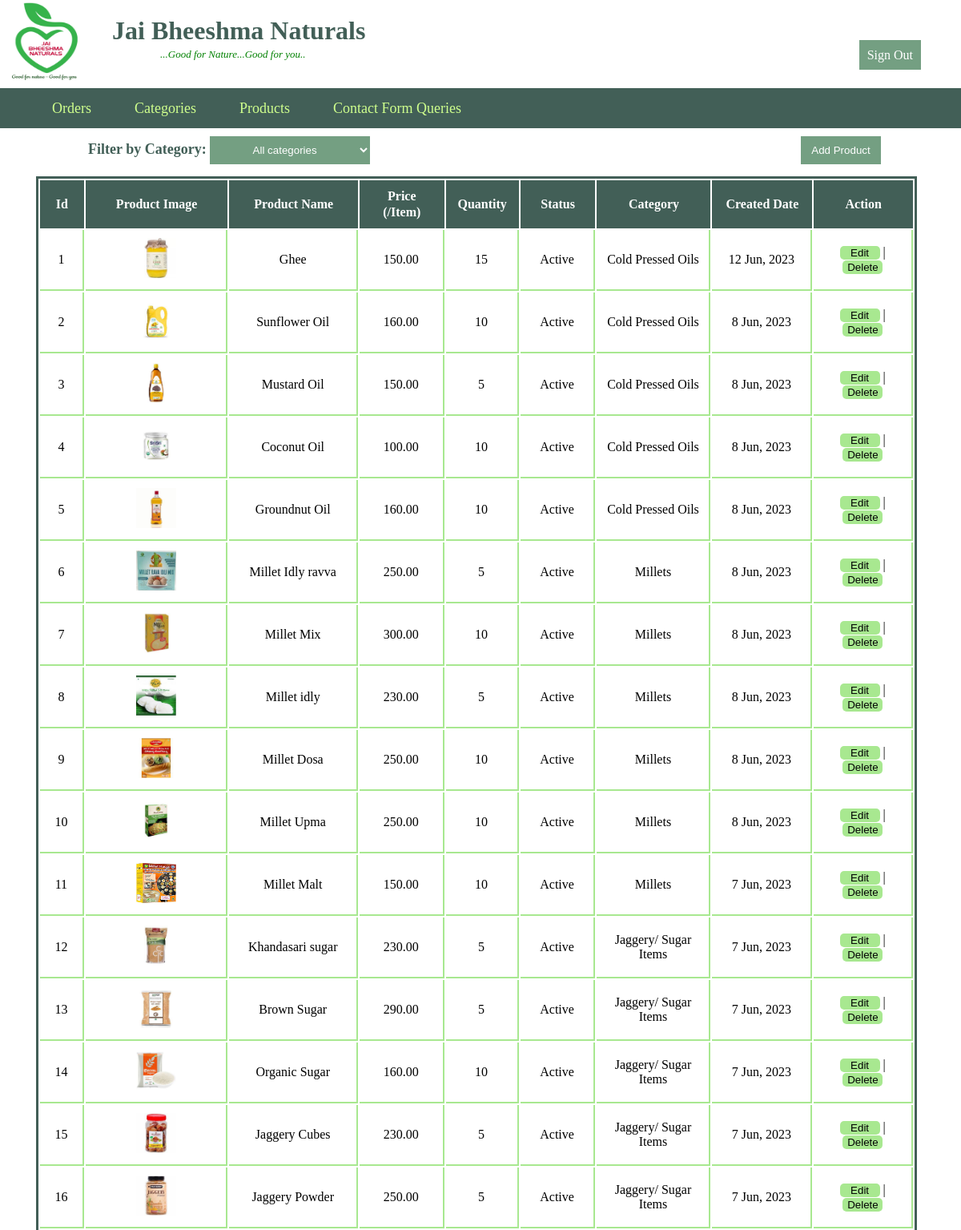
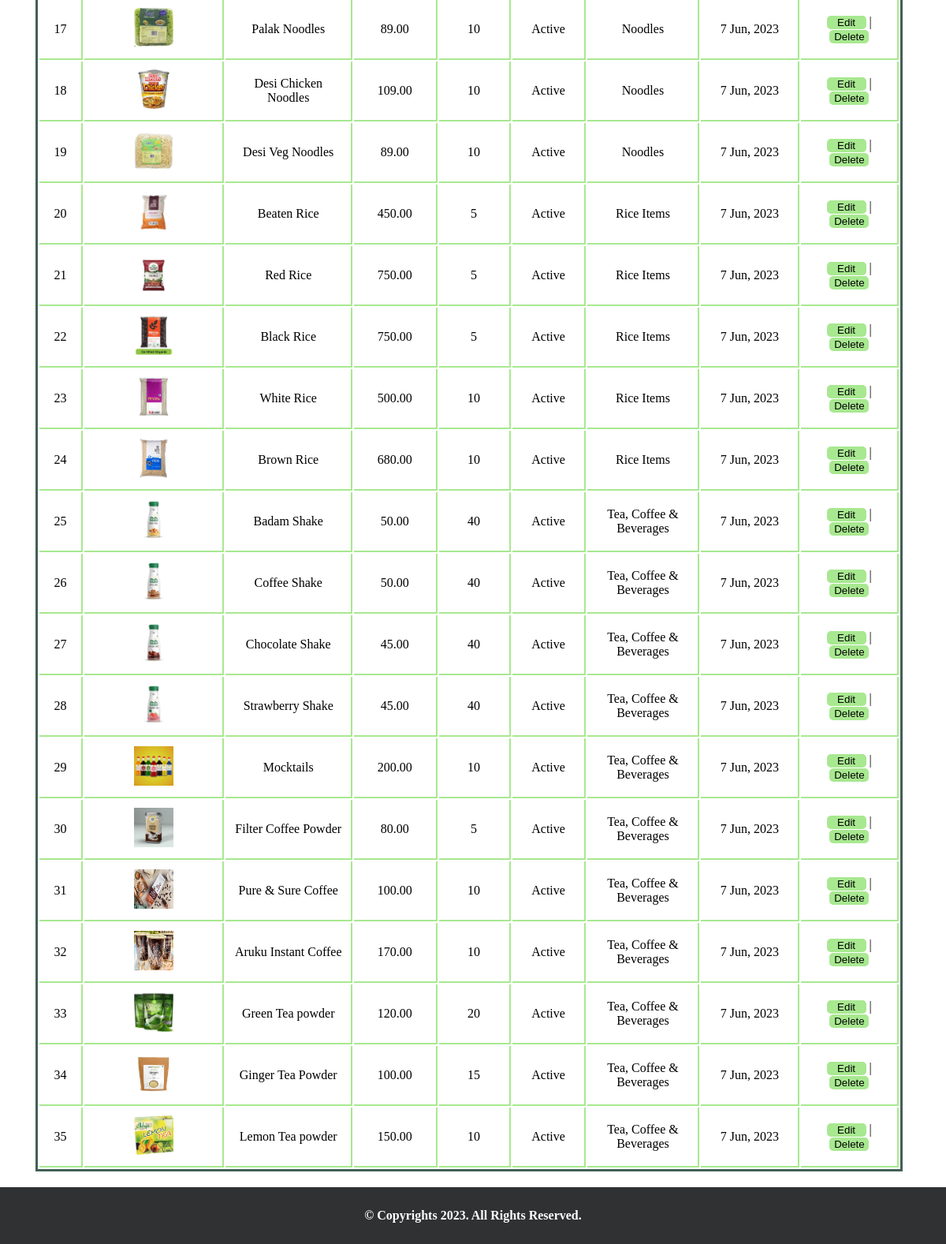
The app's page /admin/products.php (signed in) with its own data (2 pictures, top to bottom).
### tables this page shows
CREATE TABLE `products` (
  `id` int(11) NOT NULL,
  `productName` varchar(30) NOT NULL,
  `productPrice` varchar(30) NOT NULL,
  `productQuantity` int(11) NOT NULL,
  `status` int(11) DEFAULT 1,
  `ctg_id` int(11) NOT NULL,
  `productImage` varchar(255) NOT NULL,
  `reg_date` timestamp NOT NULL DEFAULT current_timestamp() ON UPDATE current_timestamp()
);

CREATE TABLE `categories` (
  `id` int(10) UNSIGNED NOT NULL,
  `category_name` varchar(256) NOT NULL,
  `No_of_products` int(11) NOT NULL,
  `reg_date` timestamp NOT NULL DEFAULT current_timestamp() ON UPDATE current_timestamp(),
  `status` varchar(256) DEFAULT NULL
);

### admin/products.php (the view, shortened to what this page needs)
<?php
    include('connection.php');
    $sql = "SELECT pr.id AS productID, ca.id AS categoryID, pr.reg_date AS pr_Reg_Date, pr.status AS pr_Status, ca.category_name AS category_name, pr.productQuantity AS pr_productQuantity, pr.productImage AS pr_productImage, pr.productName AS pr_productName, pr.productPrice AS pr_productPrice FROM products AS pr INNER JOIN categories AS ca ON ca.id=pr.ctg_id WHERE pr.status != 2 ORDER BY pr.id DESC;";
    $result = mysqli_query($conn, $sql);
    include('dashboard-header.php');
?>
<div class="content-wrapper">
    <div class="prdct-page">
        <div class="add-product-bttn">
            <button id="add-prdct-button" type="button" style="cursor: pointer;">Add Product</button>
        </div>
        <div style="width: 200px;">
            <p id="prdct-dashboard-msg"></p>
        </div>
        <div id="prdct-reload">
            <div class="prdct-filter-container">
                <label for="category-filter">Filter by Category:</label>
                <select id="category-filter">
                    <option onclick="window.location.reload();">All categories</option>
                </select>
            </div>
            <div>
                <table class="prdct-table">
                    <thead class="prdct-head">
                        <tr>
                            <th class="prdct-id">Id</th>
                            <th class="prdct-img">Product Image</th>
                            <th class="prdct-name">Product Name</th>
                            <th class="prdct-price">Price (/Item)</th>
                            <th class="prdct-quantity">Quantity</th>
                            <th class="prdct-status">Status</th>
                            <th class="prdct-ctgory">Category</th>
                            <th class="prdct-date">Created Date</th>
                            <th class="prdct-action">Action</th>
                        </tr>
                    </thead>
                    <tbody class="prdct-body" id="prdct-body">
                        <?php
                        if (mysqli_num_rows($result) > 0) {
                            $id = 1;
                            while($row = mysqli_fetch_assoc($result)) {
                                $newDate = date("j M, Y", strtotime($row['pr_Reg_Date']));
                                ?>
                            <tr id="prdct-row_<?php echo $row['productID'];?>">
                                <td><?php echo $id++; ?></td>
                                <td><img src="product-images/<?=$row['pr_productImage']; ?>" alt="Product Image" style="width: 50px; height: 50px;"></td>
                                <td><?php echo $row['pr_productName']; ?></td>
                                <td><?php echo $row['pr_productPrice']; ?></td>
                                <td><?php echo $row['pr_productQuantity']; ?></td>
                                <td><?php if($row['pr_Status'] == 1){
                                        echo "Active";
                                    } else{
                                        echo "Deactive";
                                        }?></td>
                                <td><?php echo $row['category_name']; ?></td>
                                <td><?php echo $newDate; ?></td>
                                <td><button class="prdct-edit" style="cursor: pointer;" onclick="edFunction(<?php echo $row['productID'];?>)">Edit</button> | <button class="prdct-delete" style="cursor: pointer;" onclick="delFunction(<?php echo $row    ['productID'];?>)">Delete</button></td>
                            </tr>
                        <?php }}?>
                    </tbody>
                </table>
            </div>
        </div>
    </div>
</div>
<?php include('footer.php'); ?>

### admin/admin-css/admin-styles.css (style rules this page uses)
* { margin: 0%; }
.prdct-filter-container { display: block; position: absolute; padding: 10px; left: 100px; }
.prdct-filter-container label { color: #425F57; font-size: 18px; font-weight: bold; }
#category-filter { border: none; text-align: center; width: 200px; height: 35px; background-color: #749F82; color: white; cursor: pointer; }
#add-prdct-button { border: none; padding: 10px; height: 35px; min-width: 100px; background-color: #749F82; color: white; }
.add-product-bttn { position: relative; float: right; right: 100px; top: 10px; cursor: pointer; }
#prdct-dashboard-msg { top: 170px; position: absolute; left: 650px; font-size: 10; color: red; padding: 3px; }
.prdct-table { display: table; padding: 0px; position: relative; top: 60px; left: 45px; border: 3px solid #425F57 }
.prdct-head { line-height: 20px; background-color: #425F57; }
.prdct-head tr th { padding: 10px; font-family: 'Times New Roman', Times, serif; font-size: 16px; color: white; }
.prdct-table tr:nth-child(even) { background-color: white; border-bottom: 3px solid black; }
.prdct-id { width: 50px; }
.prdct-name { width: 200px; }
.prdct-price { width: 120px; }
.prdct-quantity { width: 80px; }
.prdct-status { width: 100px; }
.prdct-date { width: 150px; }
.prdct-ctgory { width: 170px; }
.prdct-img { width: 250px; }
.prdct-action { width: 150px; }
.prdct-body tr td { text-align: center; font-size: 16px; padding: 10px; border-bottom: 2px solid #A8E890; border-right: 2px solid #A8E890; }
.prdct-edit { border: none; width: 50px; background-color: #A8E890; color: #010202; border-radius: 5px; }
.prdct-delete { border: none; width: 50px; background-color: #A8E890; color: #010202; border-radius: 5px; }

### records on screen
products: productImage (picture), productName "Ghee", productPrice "150.00", productQuantity "15", status "Active", categories.category_name "Cold Pressed Oils", reg_date "12 Jun, 2023"
products: productImage (picture), productName "Sunflower Oil", productPrice "160.00", productQuantity "10", status "Active", categories.category_name "Cold Pressed Oils", reg_date "8 Jun, 2023"
products: productImage (picture), productName "Mustard Oil", productPrice "150.00", productQuantity "5", status "Active", categories.category_name "Cold Pressed Oils", reg_date "8 Jun, 2023"
products: productImage (picture), productName "Coconut Oil", productPrice "100.00", productQuantity "10", status "Active", categories.category_name "Cold Pressed Oils", reg_date "8 Jun, 2023"
products: productImage (picture), productName "Groundnut Oil", productPrice "160.00", productQuantity "10", status "Active", categories.category_name "Cold Pressed Oils", reg_date "8 Jun, 2023"
products: productImage (picture), productName "Millet Idly ravva", productPrice "250.00", productQuantity "5", status "Active", categories.category_name "Millets", reg_date "8 Jun, 2023"
products: productImage (picture), productName "Millet Mix", productPrice "300.00", productQuantity "10", status "Active", categories.category_name "Millets", reg_date "8 Jun, 2023"
products: productImage (picture), productName "Millet idly", productPrice "230.00", productQuantity "5", status "Active", categories.category_name "Millets", reg_date "8 Jun, 2023"
products: productImage (picture), productName "Millet Dosa", productPrice "250.00", productQuantity "10", status "Active", categories.category_name "Millets", reg_date "8 Jun, 2023"
products: productImage (picture), productName "Millet Upma", productPrice "250.00", productQuantity "10", status "Active", categories.category_name "Millets", reg_date "8 Jun, 2023"
products: productImage (picture), productName "Millet Malt", productPrice "150.00", productQuantity "10", status "Active", categories.category_name "Millets", reg_date "7 Jun, 2023"
products: productImage (picture), productName "Khandasari sugar", productPrice "230.00", productQuantity "5", status "Active", categories.category_name "Jaggery/ Sugar Items", reg_date "7 Jun, 2023"
products: productImage (picture), productName "Brown Sugar", productPrice "290.00", productQuantity "5", status "Active", categories.category_name "Jaggery/ Sugar Items", reg_date "7 Jun, 2023"
products: productImage (picture), productName "Organic Sugar", productPrice "160.00", productQuantity "10", status "Active", categories.category_name "Jaggery/ Sugar Items", reg_date "7 Jun, 2023"
products: productImage (picture), productName "Jaggery Cubes", productPrice "230.00", productQuantity "5", status "Active", categories.category_name "Jaggery/ Sugar Items", reg_date "7 Jun, 2023"
products: productImage (picture), productName "Jaggery Powder", productPrice "250.00", productQuantity "5", status "Active", categories.category_name "Jaggery/ Sugar Items", reg_date "7 Jun, 2023"
products: productImage (picture), productName "Palak Noodles", productPrice "89.00", productQuantity "10", status "Active", categories.category_name "Noodles", reg_date "7 Jun, 2023"
products: productImage (picture), productName "Desi Chicken Noodles", productPrice "109.00", productQuantity "10", status "Active", categories.category_name "Noodles", reg_date "7 Jun, 2023"
products: productImage (picture), productName "Desi Veg Noodles", productPrice "89.00", productQuantity "10", status "Active", categories.category_name "Noodles", reg_date "7 Jun, 2023"
products: productImage (picture), productName "Beaten Rice", productPrice "450.00", productQuantity "5", status "Active", categories.category_name "Rice Items", reg_date "7 Jun, 2023"
products: productImage (picture), productName "Red Rice", productPrice "750.00", productQuantity "5", status "Active", categories.category_name "Rice Items", reg_date "7 Jun, 2023"
products: productImage (picture), productName "Black Rice", productPrice "750.00", productQuantity "5", status "Active", categories.category_name "Rice Items", reg_date "7 Jun, 2023"
products: productImage (picture), productName "White Rice", productPrice "500.00", productQuantity "10", status "Active", categories.category_name "Rice Items", reg_date "7 Jun, 2023"
products: productImage (picture), productName "Brown Rice", productPrice "680.00", productQuantity "10", status "Active", categories.category_name "Rice Items", reg_date "7 Jun, 2023"
products: productImage (picture), productName "Badam Shake", productPrice "50.00", productQuantity "40", status "Active", categories.category_name "Tea, Coffee & Beverages", reg_date "7 Jun, 2023"
products: productImage (picture), productName "Coffee Shake", productPrice "50.00", productQuantity "40", status "Active", categories.category_name "Tea, Coffee & Beverages", reg_date "7 Jun, 2023"
products: productImage (picture), productName "Chocolate Shake", productPrice "45.00", productQuantity "40", status "Active", categories.category_name "Tea, Coffee & Beverages", reg_date "7 Jun, 2023"
products: productImage (picture), productName "Strawberry Shake", productPrice "45.00", productQuantity "40", status "Active", categories.category_name "Tea, Coffee & Beverages", reg_date "7 Jun, 2023"
products: productImage (picture), productName "Mocktails", productPrice "200.00", productQuantity "10", status "Active", categories.category_name "Tea, Coffee & Beverages", reg_date "7 Jun, 2023"
products: productImage (picture), productName "Filter Coffee Powder", productPrice "80.00", productQuantity "5", status "Active", categories.category_name "Tea, Coffee & Beverages", reg_date "7 Jun, 2023"
products: productImage (picture), productName "Pure & Sure Coffee", productPrice "100.00", productQuantity "10", status "Active", categories.category_name "Tea, Coffee & Beverages", reg_date "7 Jun, 2023"
products: productImage (picture), productName "Aruku Instant Coffee", productPrice "170.00", productQuantity "10", status "Active", categories.category_name "Tea, Coffee & Beverages", reg_date "7 Jun, 2023"
products: productImage (picture), productName "Green Tea powder", productPrice "120.00", productQuantity "20", status "Active", categories.category_name "Tea, Coffee & Beverages", reg_date "7 Jun, 2023"
products: productImage (picture), productName "Ginger Tea Powder", productPrice "100.00", productQuantity "15", status "Active", categories.category_name "Tea, Coffee & Beverages", reg_date "7 Jun, 2023"
products: productImage (picture), productName "Lemon Tea powder", productPrice "150.00", productQuantity "10", status "Active", categories.category_name "Tea, Coffee & Beverages", reg_date "7 Jun, 2023"
